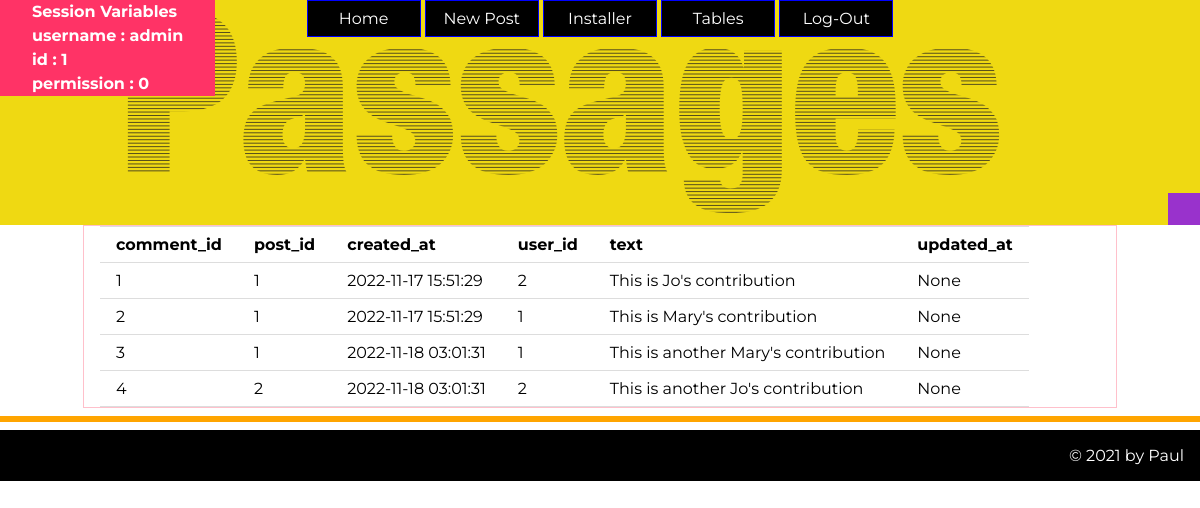
Page /viewtable/comment (signed in) on the earlier database version.
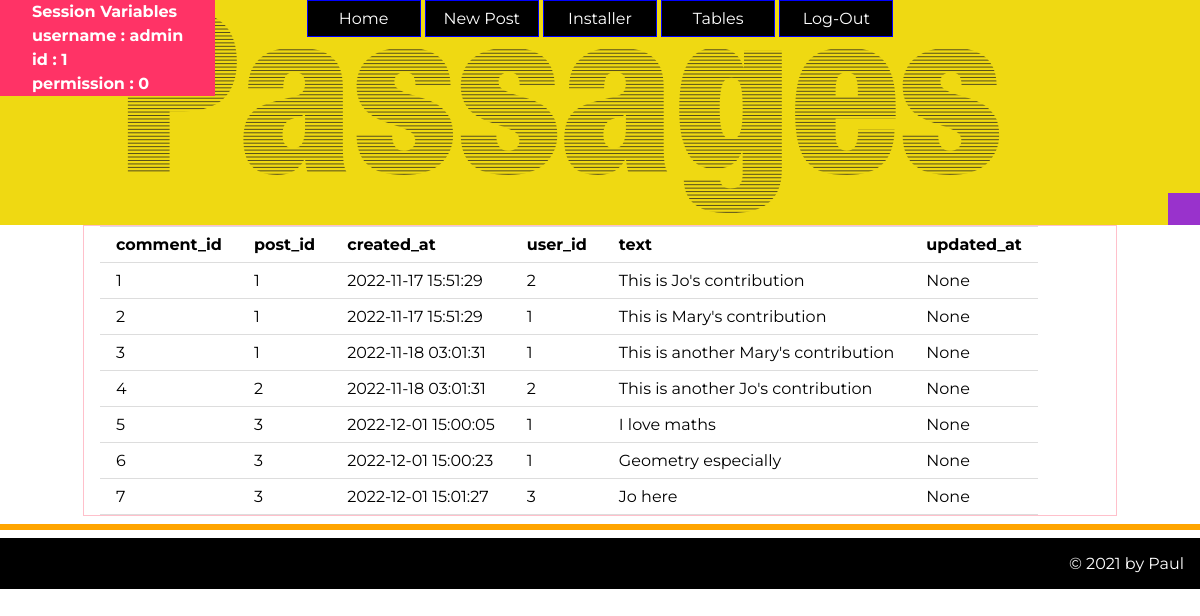
Same page on the later database version.
### tables this page shows
CREATE TABLE comment(
    comment_id integer primary key autoincrement not null,
    post_id integer not null,
    created_at date not null,
    user_id text not null,
    text text not null,
    updated_at date,
    foreign key (post_id) references post(post_id)
);

### server.py (the view)
@app.route('/viewtable/<tablename>')
def viewtable(tablename):
    if not session_check(0):
        error = "You do not have permission to view this page"
        return render_template('error.html', error=error)
    global db_path
    if tablename == "master-data":
        sql = 'select * from sqlite_master;'
        result = run_search_query(sql, db_path)
        tablelisting = generateHTMLtable(result[1:], result[0])
        return render_template('table-data.html', tablelisting=Markup(tablelisting))
    elif tablename in ['post', 'comment', 'user']:
        headings = {
            'user': ('user_id', 'username', 'password', 'created_at', 'permission'),
            'post': ('post_id', 'title', 'body', 'user_id', 'created_at', 'image', 'alttext', 'updated_at'),
            'comment': ('comment_id', 'post_id', 'created_at', 'user_id', 'text', 'updated_at')
        }
        sql = 'select * from {};'.format(tablename)
        result = run_search_query(sql, db_path)
        tablelisting = generateHTMLtable(result, headings[tablename])
        return render_template('table-data.html', tablelisting=Markup(tablelisting))
    else:
        return "<h1> Table not found </h1>"

### db_functions.py (called while the page is built)
def generateHTMLtable(result_tuple_list, header_tuple=()):
    tablestring="<table><tr>"
    if len(header_tuple) >0:
        for cell in header_tuple:
            tablestring += "<th> {} </th>".format(cell)
        tablestring += "</tr>\n<tr>"
    for row in result_tuple_list:
        for cell in row:
            tablestring+="<td> {} </td>".format(cell)
        tablestring +="</tr>\n<tr>"
    tablestring += "</tr></table>"
    return tablestring

def run_search_query(sql_query, file_path):
    try:
        db = sqlite3.connect(file_path)
        cursor = db.cursor()
        cursor.execute(sql_query)
        result = cursor.fetchall()
        cursor.close()
    except sqlite3.Error as error:
        print("Error while creating sqlite table: {}".format(error))
    finally:
        if db:
            db.close()
        if result:
            return result

### server.py (called while the page is built)
def session_check(permission):
    if session:
        if session['permission'] != permission:
            return False
        else:
            return True
    else:
        return False

### templates/table-data.html (shortened to what this page needs)
{% extends "layout.html" %}
{% block head %}
{{ super() }}
{% endblock %}
{% block content%}
{{tablelisting}}
{% endblock%}

Differences in the rows shown:
no longer on this page (row unchanged): comment: text "comment_id post_id created_at user_id text updated_at 1 1 2022-11-17 15:51:29 2 This is Jo's contribution None 2 1 2022-11-17 15:51:29 1 This is Mary's contribution None 3 1 2022-11-18 03:01:31 1 This is another Mary's contribution None 4 2 2022-11-18 03:01:31 2 This is another Jo's contribution None"
added comment: text "comment_id post_id created_at user_id text updated_at 1 1 2022-11-17 15:51:29 2 This is Jo's contribution None 2 1 2022-11-17 15:51:29 1 This is Mary's contribution None 3 1 2022-11-18 03:01:31 1 This is another Mary's contribution None 4 2 2022-11-18 03:01:31 2 This is another Jo's contribution None 5 3 2022-12-01 15:00:05 1 I love maths None 6 3 2022-12-01 15:00:23 1 Geometry especially None 7 3 2022-12-01 15:01:27 3 Jo here None"
